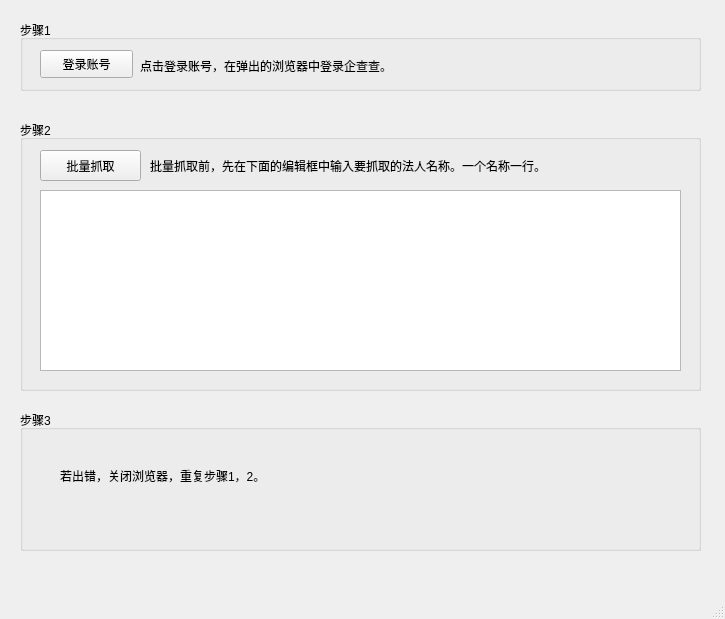
<?xml version="1.0" encoding="UTF-8"?>
<ui version="4.0">
 <class>MainWindow</class>
 <widget class="QMainWindow" name="MainWindow">
  <property name="geometry">
   <rect>
    <x>0</x>
    <y>0</y>
    <width>725</width>
    <height>619</height>
   </rect>
  </property>
  <property name="windowTitle">
   <string>MainWindow</string>
  </property>
  <widget class="QWidget" name="centralwidget">
   <widget class="QGroupBox" name="groupBox">
    <property name="geometry">
     <rect>
      <x>20</x>
      <y>20</y>
      <width>681</width>
      <height>71</height>
     </rect>
    </property>
    <property name="title">
     <string>步骤1</string>
    </property>
    <widget class="QPushButton" name="button_login">
     <property name="geometry">
      <rect>
       <x>20</x>
       <y>30</y>
       <width>93</width>
       <height>28</height>
      </rect>
     </property>
     <property name="toolTip">
      <string>&lt;html&gt;&lt;head/&gt;&lt;body&gt;&lt;p&gt;第一步，点击“登录账号”在弹出的浏览器中输入登录企查查。&lt;/p&gt;&lt;/body&gt;&lt;/html&gt;</string>
     </property>
     <property name="whatsThis">
      <string>&lt;html&gt;&lt;head/&gt;&lt;body&gt;&lt;p&gt;&lt;br/&gt;&lt;/p&gt;&lt;/body&gt;&lt;/html&gt;</string>
     </property>
     <property name="text">
      <string>登录账号</string>
     </property>
    </widget>
    <widget class="QLabel" name="label">
     <property name="geometry">
      <rect>
       <x>120</x>
       <y>30</y>
       <width>471</width>
       <height>31</height>
      </rect>
     </property>
     <property name="text">
      <string>点击登录账号，在弹出的浏览器中登录企查查。</string>
     </property>
    </widget>
   </widget>
   <widget class="QGroupBox" name="groupBox_2">
    <property name="geometry">
     <rect>
      <x>20</x>
      <y>120</y>
      <width>681</width>
      <height>271</height>
     </rect>
    </property>
    <property name="title">
     <string>步骤2</string>
    </property>
    <widget class="QPushButton" name="button_crawl">
     <property name="geometry">
      <rect>
       <x>20</x>
       <y>30</y>
       <width>101</width>
       <height>31</height>
      </rect>
     </property>
     <property name="text">
      <string>批量抓取</string>
     </property>
    </widget>
    <widget class="QLabel" name="label_2">
     <property name="geometry">
      <rect>
       <x>130</x>
       <y>30</y>
       <width>521</width>
       <height>31</height>
      </rect>
     </property>
     <property name="text">
      <string>批量抓取前，先在下面的编辑框中输入要抓取的法人名称。一个名称一行。</string>
     </property>
    </widget>
    <widget class="QPlainTextEdit" name="text_edit">
     <property name="geometry">
      <rect>
       <x>20</x>
       <y>70</y>
       <width>641</width>
       <height>181</height>
      </rect>
     </property>
    </widget>
   </widget>
   <widget class="QGroupBox" name="groupBox_3">
    <property name="geometry">
     <rect>
      <x>20</x>
      <y>410</y>
      <width>681</width>
      <height>141</height>
     </rect>
    </property>
    <property name="title">
     <string>步骤3</string>
    </property>
    <widget class="QLabel" name="label_3">
     <property name="geometry">
      <rect>
       <x>40</x>
       <y>50</y>
       <width>521</width>
       <height>31</height>
      </rect>
     </property>
     <property name="text">
      <string>若出错，关闭浏览器，重复步骤1，2。</string>
     </property>
    </widget>
   </widget>
  </widget>
  <widget class="QMenuBar" name="menubar">
   <property name="geometry">
    <rect>
     <x>0</x>
     <y>0</y>
     <width>725</width>
     <height>26</height>
    </rect>
   </property>
  </widget>
  <widget class="QStatusBar" name="statusbar"/>
 </widget>
 <resources/>
 <connections/>
</ui>
